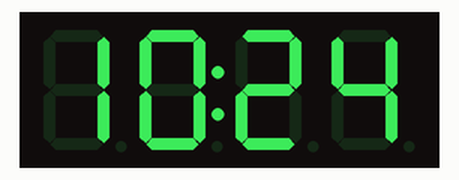
Recording of a sketch running on a simulated Arduino Uno, built with avr-gcc and run on an emulated ATmega328P. On the bench: 4-digit seven-segment display. The local clock reads 2024-03-15 10:24:30 at power-on unless the sketch sets it.

Above: at 0.1 s.
At 91.1 s:
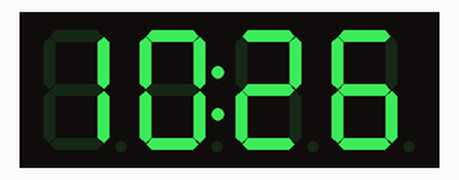

The sketch:

sketch.ino
```cpp
#include <Wire.h>
#include <RTClib.h>
#include <TM1637Display.h>

#define CLK 2  // Clock pin for TM1637
#define DIO 3  // Data pin for TM1637

RTC_DS1307 rtc;  // Create an RTC object
TM1637Display display(CLK, DIO);  // Create a display object

void setup() {
  Serial.begin(9600);  // Initialize serial communication
  display.setBrightness(0x0f);  // Set display brightness (0x00 to 0x0f)

  if (!rtc.begin()) {
    Serial.println("Couldn't find RTC");
    while (1);  // Halt if RTC is not found
  }

  if (!rtc.isrunning()) {
    Serial.println("RTC is NOT running!");
    rtc.adjust(DateTime(F(__DATE__), F(__TIME__)));
  }
}

void loop() {
  DateTime now = rtc.now();  // Get the current date and time

  // Convert to 12-hour format
  int hour = now.hour();
  int minute = now.minute();

  if (hour == 0) {
    hour = 12;  // Midnight case
  } else if (hour > 12) {
    hour -= 12;  // Convert to 12-hour format
  }

  // Create a 4-digit number (HHMM) for display
  int displayTime = hour * 100 + minute;  // Format: HHMM

  display.showNumberDecEx(displayTime, 0b01000000, true);  // Display time with colon
  // 0b01000000 lights up the colon (dots) between hours and minutes

  delay(1000);  // Update every second
}
```
